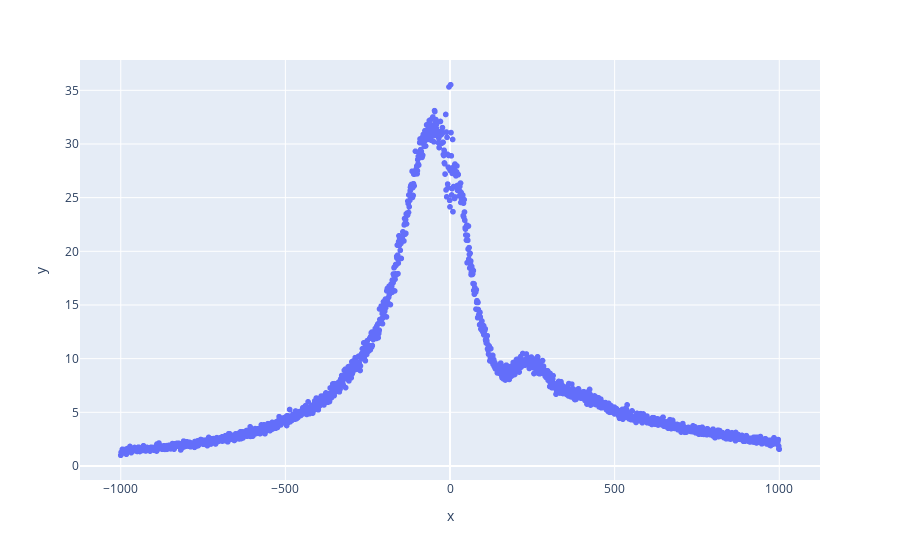

Notebook cell for this chart:
### Code cell
fig = px.scatter(res, x=res[2], y=res[1])
fig.show()

### Figure 1 — Plotly figure (JSON) as saved in the notebook; plotly's stock layout.template omitted (floating-point values rounded to 4 significant figures; data arrays with more than 128 entries replaced by an {"elided": "..."} marker saying what was removed)
{"data": [{"hovertemplate": "x=%{x}<br>y=%{y}<extra></extra>", "legendgroup": "", "marker": {"color": "#636efa", "symbol": "circle"}, "mode": "markers", "name": "", "showlegend": false, "type": "scattergl", "x": {"elided": "2001 int values"}, "xaxis": "x", "y": {"elided": "2001 float values"}, "yaxis": "y"}], "layout": {"autosize": true, "legend": {"tracegroupgap": 0}, "margin": {"t": 60}, "xaxis": {"anchor": "y", "autorange": true, "domain": [0, 1], "range": [-1123.0, 1123.0], "title": {"text": "x"}, "type": "linear"}, "yaxis": {"anchor": "x", "autorange": true, "domain": [0, 1], "range": [-1.673, 38.19], "title": {"text": "y"}, "type": "linear"}}}
